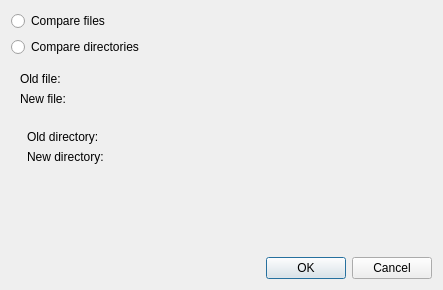
<?xml version="1.0" encoding="UTF-8"?>
<ui version="4.0">
 <class>DiffOpenDialog</class>
 <widget class="QDialog" name="DiffOpenDialog">
  <property name="geometry">
   <rect>
    <x>0</x>
    <y>0</y>
    <width>443</width>
    <height>290</height>
   </rect>
  </property>
  <property name="windowTitle">
   <string>Select files/folders</string>
  </property>
  <property name="windowIcon">
   <iconset theme="kommit"/>
  </property>
  <layout class="QVBoxLayout" name="verticalLayout">
   <item>
    <widget class="QRadioButton" name="radioButtonCompareFiles">
     <property name="text">
      <string>Compare files</string>
     </property>
    </widget>
   </item>
   <item>
    <widget class="QRadioButton" name="radioButtonCompareFolders">
     <property name="text">
      <string>Compare directories</string>
     </property>
    </widget>
   </item>
   <item>
    <widget class="QWidget" name="widgetSelectFiles" native="true">
     <layout class="QFormLayout" name="formLayout">
      <item row="0" column="0">
       <widget class="QLabel" name="label">
        <property name="text">
         <string>Old file:</string>
        </property>
       </widget>
      </item>
      <item row="0" column="1">
       <widget class="UrlRequester" name="lineEditOldFile" native="true"/>
      </item>
      <item row="1" column="0">
       <widget class="QLabel" name="label_2">
        <property name="text">
         <string>New file:</string>
        </property>
       </widget>
      </item>
      <item row="1" column="1">
       <widget class="UrlRequester" name="lineEditNewFile" native="true"/>
      </item>
     </layout>
    </widget>
   </item>
   <item>
    <widget class="QWidget" name="widgetSelectDirectories" native="true">
     <layout class="QGridLayout" name="gridLayout">
      <property name="leftMargin">
       <number>16</number>
      </property>
      <item row="1" column="0">
       <widget class="QLabel" name="label_3">
        <property name="text">
         <string>New directory:</string>
        </property>
       </widget>
      </item>
      <item row="0" column="0">
       <widget class="QLabel" name="label_4">
        <property name="text">
         <string>Old directory:</string>
        </property>
       </widget>
      </item>
      <item row="0" column="1">
       <widget class="UrlRequester" name="lineEditOldDirectory" native="true"/>
      </item>
      <item row="1" column="1">
       <widget class="UrlRequester" name="lineEditNewDirectory" native="true"/>
      </item>
     </layout>
    </widget>
   </item>
   <item>
    <spacer name="verticalSpacer">
     <property name="orientation">
      <enum>Qt::Vertical</enum>
     </property>
     <property name="sizeHint" stdset="0">
      <size>
       <width>20</width>
       <height>71</height>
      </size>
     </property>
    </spacer>
   </item>
   <item>
    <widget class="QDialogButtonBox" name="buttonBox">
     <property name="orientation">
      <enum>Qt::Horizontal</enum>
     </property>
     <property name="standardButtons">
      <set>QDialogButtonBox::Cancel|QDialogButtonBox::Ok</set>
     </property>
    </widget>
   </item>
  </layout>
 </widget>
 <customwidgets>
  <customwidget>
   <class>UrlRequester</class>
   <extends>QWidget</extends>
   <header>widgets/urlrequester.h</header>
  </customwidget>
 </customwidgets>
 <resources/>
 <connections>
  <connection>
   <sender>buttonBox</sender>
   <signal>accepted()</signal>
   <receiver>DiffOpenDialog</receiver>
   <slot>accept()</slot>
   <hints>
    <hint type="sourcelabel">
     <x>236</x>
     <y>257</y>
    </hint>
    <hint type="destinationlabel">
     <x>157</x>
     <y>274</y>
    </hint>
   </hints>
  </connection>
  <connection>
   <sender>buttonBox</sender>
   <signal>rejected()</signal>
   <receiver>DiffOpenDialog</receiver>
   <slot>reject()</slot>
   <hints>
    <hint type="sourcelabel">
     <x>304</x>
     <y>257</y>
    </hint>
    <hint type="destinationlabel">
     <x>286</x>
     <y>274</y>
    </hint>
   </hints>
  </connection>
  <connection>
   <sender>radioButtonCompareFiles</sender>
   <signal>toggled(bool)</signal>
   <receiver>widgetSelectFiles</receiver>
   <slot>setVisible(bool)</slot>
   <hints>
    <hint type="sourcelabel">
     <x>51</x>
     <y>21</y>
    </hint>
    <hint type="destinationlabel">
     <x>62</x>
     <y>87</y>
    </hint>
   </hints>
  </connection>
  <connection>
   <sender>radioButtonCompareFolders</sender>
   <signal>toggled(bool)</signal>
   <receiver>widgetSelectDirectories</receiver>
   <slot>setVisible(bool)</slot>
   <hints>
    <hint type="sourcelabel">
     <x>79</x>
     <y>53</y>
    </hint>
    <hint type="destinationlabel">
     <x>97</x>
     <y>161</y>
    </hint>
   </hints>
  </connection>
 </connections>
</ui>
